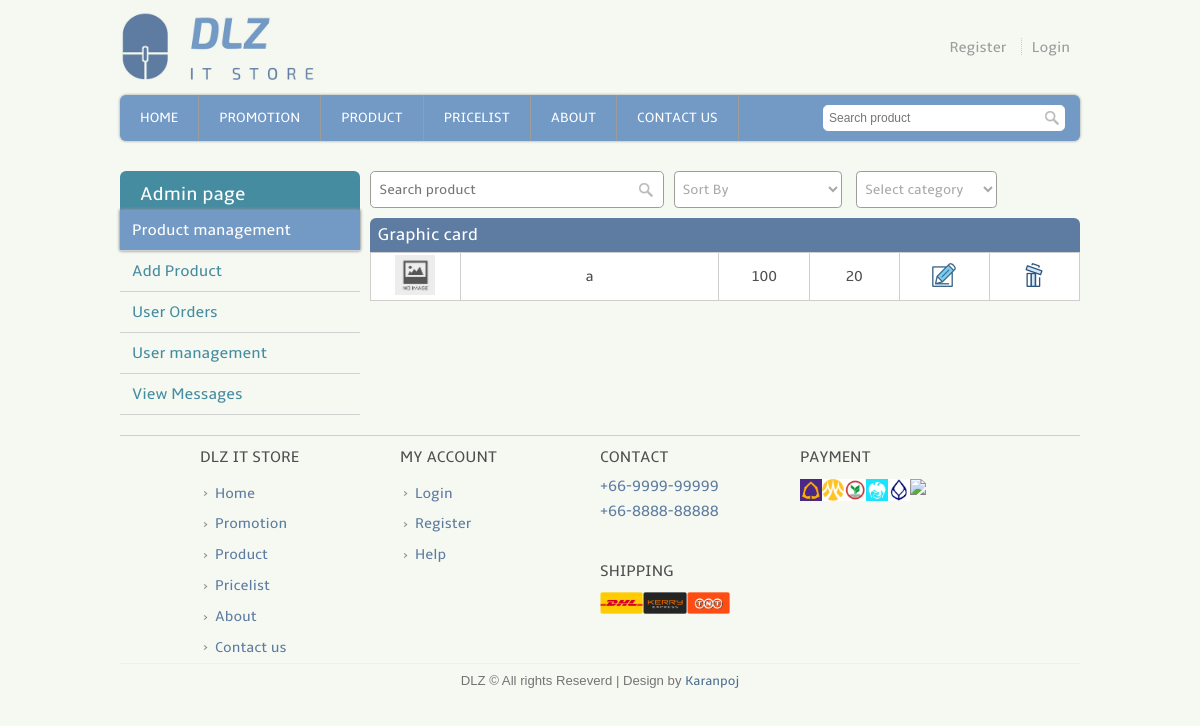
The page /admin_graphic_card.php on the database its author committed.
### tables this page shows
CREATE TABLE `product` (
  `pro_id` int(11) NOT NULL,
  `pro_name` varchar(255) NOT NULL,
  `pro_pic` varchar(255) NOT NULL,
  `pro_desc` text NOT NULL,
  `pro_price` float NOT NULL,
  `pro_pdis` int(11) NOT NULL,
  `pro_psale` float NOT NULL,
  `pro_warr` varchar(11) NOT NULL,
  `pro_detail` text NOT NULL,
  `pro_avai` int(11) NOT NULL,
  `cat_id` int(11) NOT NULL
);

### template.class.php (called while the page is built, shortened)
<?php
    class Template {
        protected $file;
        protected $values = array();
        public function __construct($file) {
            $this->file = $file;
        }
        public function set($key, $value) {
            $this->values[$key] = $value;
        }
        public function output() {
            $output = file_get_contents($this->file);
            foreach ($this->values as $key => $value) {
            	$tagToReplace = "[@$key]";
            	$output = str_replace($tagToReplace, $value, $output);
            }
            return $output;
        }
    }
?>

### admin_graphic_card.php (the view, shortened to what this page needs)
<?php
	require_once('connect.php');
	include("template.class.php");
	if(!isset($_SESSION['username']))
	{
		$layout_header = new Template("layout_header.tpl");
		$layout_footer = new Template("layout_footer.tpl");
	}
	$layout_header->set('title','Admin : My account : IT Online Shopping website');
	echo $layout_header->output();
	if (!isset($_GET['sortby'])) {
		$sortby = "pro_price";
	}
	else{
		$sortby = $_GET['sortby'];
	}
?>
<div class="user_full">
	<div class="user_left">
		<table class="user_menu">
			<tr>
				<th>
					Admin page
				</th>
			</tr>
			<tr>
				<td class="active">
					<a href="admin.php">Product management</a>
				</td>
			</tr>
			<tr>
				<td>
					<a href="admin_add_product.php">Add Product</a>
				</td>
			</tr>
			<tr>
				<td>
					<a href="admin_check_order.php">User Orders</a>
				</td>
			</tr>
			<tr>
				<td>
					<a href="admin_user.php">User management</a>
				</td>
			</tr>
			<tr>
				<td>
					<a href="contact_read.php">View Messages</a>
				</td>
			</tr>
		</table>
	</div>
	<div class="admin_right">
		<div class="admin_tool_box">
			<div class="admin_search_box">
				<form method="get" action="admin_pro_search.php">
	     			<input type="text" placeholder="Search product" name="searchword">
	     			<input type="submit" value="">
			     </form>
			</div>
			<select class="sortby_tool" onchange="location = this.value;">
				<option disabled selected value> Sort By </option>
			</select>
			<select class="sortby_tool" onchange="location = this.value;">
				<option disabled selected value> Select category </option>
			</select>
     	</div>
			<?php
			echo "<h2>Graphic card</h2>
					<table class='product_tb'>";
				$q = "SELECT pro_id,pro_pic,pro_name,pro_price,pro_pdis,c.cat_name FROM product as p , category as c WHERE
p.cat_id = c.cat_id and c.cat_id = 3 ORDER BY $sortby";
				$result = $mysqli -> query($q);
				while($row=$result->fetch_array()){
					echo "<tr>";
					if (file_exists("img/product/".$row['pro_pic'])) {
						echo "<td><img src='img/product/".$row['pro_pic']."'  height='40px'></td>";
					}
					else{
						echo "<td><img src='img/product/noimgfoundsmall.jpg' width='40px' height='40px'></td>";
					}
					echo "<td>".$row['pro_name']."</td>";
					echo "<td>".number_format($row['pro_price'])."</td>";
					if ($row['pro_pdis'] == 0) {
						echo "<td>-</td>";
					}else{
						echo "<td>".$row['pro_pdis']."</td>";
					}
					echo "<td><a href='edit_pro.php?edit_id=".$row['pro_id']."'><img src='img/pro_edit.png' width='24' height='24'></td>";
					echo "<td><a href='del_pro.php?delete_id=".$row['pro_id']."' class='confirmation'><img src='img/pro_delete.png' width='24' height='24'></a></td>";
					echo "</tr>";
				}
				echo "</table>";
			?>
	</div>
</div>
<?php
	echo $layout_footer->output();
?>

### rows shown on the page
product: pro_name "a", pro_price "100", pro_pdis "20"

### other values the page prints
$layout_footer->output() "DLZ IT STORE Home Promotion Product Pricelist About Contact us MY ACCOUNT Login Register Help CONTACT +66-9999-99999 +66-8888-88888 SHIPPING PAYMENT DLZ © All rights Reseverd | Design by Karanpoj"
